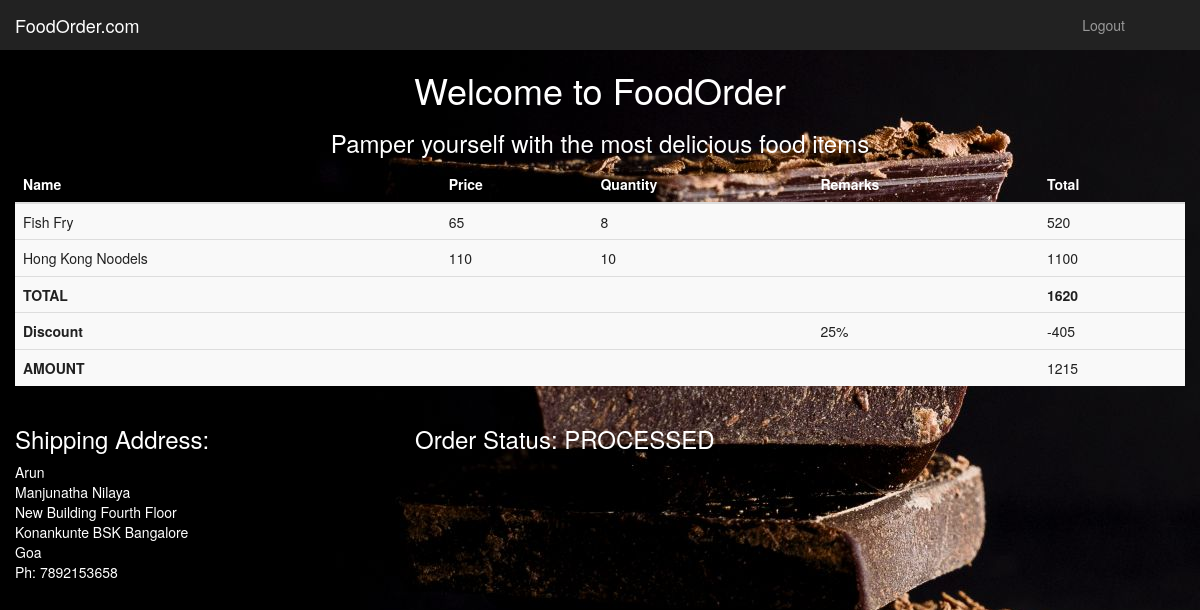
Page /manager/checkorder.php?order=20 (signed in) on the committed database.
### tables this page shows
CREATE TABLE `order_fooditems` (
  `order_id` int(11) NOT NULL,
  `fooditems_id` int(11) NOT NULL,
  `quantity` int(11) NOT NULL,
  `remarks` text NOT NULL
);

CREATE TABLE `fooditems` (
  `id` int(11) NOT NULL,
  `itemname` varchar(20) NOT NULL,
  `category_id` int(11) NOT NULL,
  `price` int(11) NOT NULL
);

CREATE TABLE `discount` (
  `id` int(11) NOT NULL,
  `code` varchar(15) NOT NULL,
  `percent` int(11) NOT NULL,
  `minprice` int(11) NOT NULL,
  `status` tinyint(1) NOT NULL DEFAULT '1'
);

CREATE TABLE `address` (
  `id` int(11) NOT NULL,
  `user_id` int(11) NOT NULL,
  `name` varchar(50) NOT NULL,
  `line1` text NOT NULL,
  `line2` text,
  `city` varchar(30) NOT NULL,
  `phone` varchar(10) NOT NULL
);

### manager/checkorder.php (the view, shortened to what this page needs)
<?php
    if(isset($_GET['order'])) $orderid=$_GET['order'];
    $sql="SELECT * FROM `order_fooditems` join fooditems on order_fooditems.fooditems_id = fooditems.id WHERE order_id = {$orderid} ";
    $order=mysql_query($sql);
    $sql="SELECT * from orders where id={$orderid}";
    $result=mysql_query($sql);
    $details=mysql_fetch_assoc($result);
        $sql="SELECT * from discount where id = {$details['discount_id']}";
        $coupon=mysql_query($sql);
        $discount=mysql_fetch_assoc($coupon);
        $disc=$discount['percent']/100;
        $sql="SELECT * from address where id = {$details['addressid']}";
        $addr=mysql_query($sql);
        $address=mysql_fetch_assoc($addr);
?>
<!DOCTYPE html>
<html lang="en">
<head>
    <link href="../assets/bootstrap/css/bootstrap.min.css" rel="stylesheet">
    <link href="../assets/css/dashboardadmin.css" rel="stylesheet">
  </head>
  <body>
    <nav class="navbar navbar-inverse navbar-fixed-top">
      <div class="container-fluid">
        <div class="navbar-header">
          <a class="navbar-brand" href="index.php" >FoodOrder.com</a>
        </div>
        <div id="navbar" class="navbar-collapse collapse">
          <ul class="nav navbar-nav navbar-right">
            <li><a href="#"></a></li>
            <li><a href="../logout.php">Logout</a></li>
            <li><a href="#"></a></li>
            <li><a href="#"></a></li>
          </ul>
        </div>
      </div>
    </nav>
    <div class="container" style="color:#fff">
		<h1><center>Welcome to FoodOrder</center></h1>
		<h3><center>Pamper yourself with the most delicious food items</center></h3>
        <div class="row">
            <table class="table table-striped">
				<thead>
				<tr>
					<th>Name</th>
                    <th>Price</th>
					<th>Quantity</th>
                    <th>Remarks</th>
					<th>Total</th>
				</tr>
				</thead>
                <tbody style="color:#212121">
                <?php
                    $total=0;
                    while($item=mysql_fetch_assoc($order)){
                ?>
                <tr>
                    <td><?= $item['itemname'] ?></td>
                    <td><?= $item['price'] ?></td>
                    <td><?= $item['quantity'] ?></td>
                    <td><?= $item['remarks'] ?></td>
                    <td><?= $item['price']*$item['quantity']  ?></td>
                </tr>
                <?php
                        $total+=$item['price']*$item['quantity'];
                    }
                ?>
                <tr>
                    <th>TOTAL</th>
                    <td></td>
                    <td></td>
                    <td></td>
                    <th><?=$total?></th>
                </tr>
                <?php
                    if(isset($disc)) {
                        $disc=$total*$disc;
                        $total=$total-$disc;
                ?>
                    <tr>
                        <th>Discount</th>
                        <td></td>
                        <td></td>
                        <td><?=$discount['percent']?>%</td>
                        <td>-<?=$disc?></td>
                    </tr>
                    <tr>
                        <th>AMOUNT</th>
                        <td></td>
                        <td></td>
                        <td></td>
                        <td><?=$total?></td>
                    </tr>
                    <?php
                }
                    ?>
                </tbody>
            </table>
            <div class="row">
                <div class="col-md-4">
                    <h3>Shipping Address:</h3>
                    <?=$address["name"] ?>
                    <br><?=$address["line1"] ?>
                    <br><?=$address["line2"] ?>
                    <br><?=$address["city"] ?>
                    <br>Goa
                    <br>Ph: <?=$address["phone"] ?>
                </div>
                <div class="col-md-8">
                            <h3>Order Status: <?php
                                switch($details['status']){
                                    case 1: echo "PROCESSED"; break;
                                }
                            ?></h3>
               </div>
            </div>
        </div>
</body></html>

### assets/css/dashboardadmin.css (style rules this page uses)
body { padding-top: 50px; background: url("includes/food6.jpg"); }
.navbar-fixed-top { border: 0; }

### rows in the picture
order_fooditems: fooditems.itemname "Fish Fry", fooditems.price "65", quantity "8", $item['price']*$item['quantity'] "520"
order_fooditems: fooditems.itemname "Hong Kong Noodels", fooditems.price "110", quantity "10", $item['price']*$item['quantity'] "1100"
discount: percent "25"
address: name "Arun", line1 "Manjunatha Nilaya", line2 "New Building Fourth Floor", city "Konankunte BSK Bangalore", phone "7892153658"

### other values in the picture
$total "1620"
$disc "405"
$total "1215"
